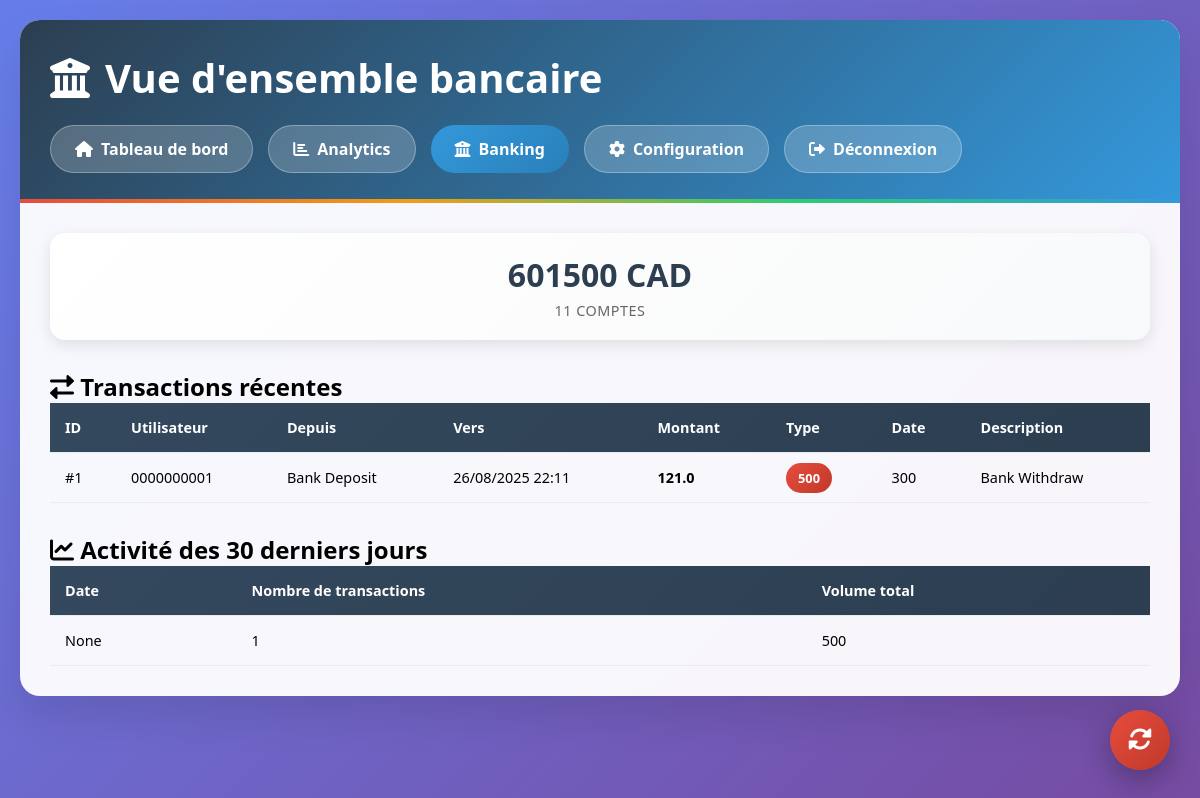
Screenshot of /banking (signed in) with the database file from the repository.
### tables this page shows
CREATE TABLE Transactions (
  TransactionNumber    NUMERIC NOT NULL,
  AccountNumber        TEXT    NOT NULL,
  OtherAccountNumber   TEXT    NOT NULL,
  TransactionDateTime  TEXT    NOT NULL,
  TransactionTypeCode  TEXT    NOT NULL,
  Amount               NUMERIC NOT NULL,
  BalanceAfter         NUMERIC NOT NULL,
  CONSTRAINT PK_Transactions 
    PRIMARY KEY (TransactionNumber, AccountNumber),
  FOREIGN KEY(AccountNumber)      REFERENCES Accounts(AccountNumber),
  FOREIGN KEY(OtherAccountNumber) REFERENCES Accounts(AccountNumber)
);

CREATE TABLE Accounts (
  AccountNumber TEXT    NOT NULL PRIMARY KEY,
  UserId        TEXT    NOT NULL,
  AccountName   TEXT    NOT NULL,
  Balance       NUMERIC NOT NULL,
  CurrencyCode  TEXT    NOT NULL,
  FOREIGN KEY(UserId) REFERENCES UserCredentials(UserId)
);

### backOffice.py (the view)
@app.route('/banking')
@login_required
def banking_overview():
    conn = sqlite3.connect('General_DB.db')
    cursor = conn.cursor()
    try:
        cursor.execute('''
            SELECT CurrencyCode, COUNT(*) as count, SUM(Balance) as total_balance
            FROM accounts
            GROUP BY CurrencyCode
        ''')
        account_stats = cursor.fetchall()
        cursor.execute('''
           SELECT t.TransactionNumber, t.AccountNumber, t.OtherAccountNumber,
                  t.TransactionDateTime, t.TransactionTypeCode, t.Amount,
                  t.BalanceAfter,
                  a1.AccountName as account_name,
                  a2.AccountName as other_account_name
           FROM Transactions t
           LEFT JOIN Accounts a1 ON t.AccountNumber = a1.AccountNumber
           LEFT JOIN Accounts a2 ON t.OtherAccountNumber = a2.AccountNumber
           ORDER BY t.TransactionDateTime DESC
           LIMIT 20
        ''')
        recent_transactions = cursor.fetchall()
        cursor.execute('''
           SELECT DATE(TransactionDateTime) as date,
                COUNT(*) as count,
                SUM(ABS(Amount)) as volume
            FROM Transactions
            WHERE TransactionDateTime >= date('now', '-30 days')
            GROUP BY DATE(TransactionDateTime)
            ORDER BY date
        ''')
        daily_activity = cursor.fetchall()
    except sqlite3.OperationalError as e:
        print(f"Erreur de base de données: {e}")
        account_stats = []
        recent_transactions = []
        daily_activity = []
    conn.close()
    return render_template(
        'banking_overview.html',
        account_stats=account_stats,
        recent_transactions=recent_transactions,
        daily_activity=daily_activity
    )

### backOffice.py (called while the page is built)
@login_manager.user_loader
def load_user(user_id):
    conn = sqlite3.connect('General_DB.db')
    cursor = conn.cursor()
    cursor.execute('SELECT * FROM admin_users WHERE id = ?', (user_id,))
    user_data = cursor.fetchone()
    conn.close()
    if user_data:
        return AdminUser(user_data[0], user_data[1], user_data[2], user_data[4])
    return None

### templates/banking_overview.html (shortened to what this page needs)
<!DOCTYPE html>
<html lang="fr">
<head>
    <link href="https://cdnjs.cloudflare.com/ajax/libs/font-awesome/6.0.0/css/all.min.css" rel="stylesheet">
</head>
<body>
    <div class="container">
        <div class="header">
            <h1><i class="fas fa-university"></i> Vue d'ensemble bancaire</h1>
            <div class="nav-buttons">
                <a href="{{ url_for('dashboard') }}" class="btn btn-secondary"><i class="fas fa-home"></i> Tableau de bord</a>
                <a href="{{ url_for('analytics') }}" class="btn btn-secondary"><i class="fas fa-chart-bar"></i> Analytics</a>
                <a href="{{ url_for('banking_overview') }}" class="btn btn-primary"><i class="fas fa-university"></i> Banking</a>
                <a href="{{ url_for('configuration') }}" class="btn btn-secondary"><i class="fas fa-cog"></i> Configuration</a>
                <a href="{{ url_for('logout') }}" class="btn btn-secondary"><i class="fas fa-sign-out-alt"></i> Déconnexion</a>
            </div>
        </div>
        <div class="content">
            <div class="stats-summary">
                {% for stat in account_stats %}
                <div class="stat-card">
                    <div class="stat-number">{{ stat[2] | round(2) }} {{ stat[0] }}</div>
                    <div class="stat-label">{{ stat[1] }} comptes</div>
                </div>
                {% endfor %}
            </div>
            <div class="table-container">
                <h2><i class="fas fa-exchange-alt"></i> Transactions récentes</h2>
                {% if recent_transactions %}
                <table class="table">
                    <thead>
                        <tr>
                            <th>ID</th>
                            <th>Utilisateur</th>
                            <th>Depuis</th>
                            <th>Vers</th>
                            <th>Montant</th>
                            <th>Type</th>
                            <th>Date</th>
                            <th>Description</th>
                        </tr>
                    </thead>
                    <tbody>
                        {% for t in recent_transactions %}
                        <tr>
                            <td>#{{ t[0] }}</td>
                            <td>{{ t[1] }}</td>
                            <td>{{ t[8] if t[8] else t[2] }}</td>
                            <td>{{ t[9] if t[9] else t[3] }}</td>
                            <td><strong>{{ t[4] | float | round(2) }}</strong></td>
                            <td>
                                <span class="status-badge status-{{ 'credit' if t[5] == 'credit' else 'debit' }}">
                                    {{ t[5] }}
                                </span>
                            </td>
                            <td>{{ t[6] | round(2) }}</td>
                            <td>{{ t[7] if t[7] else '-' }}</td>
                        </tr>
                        {% endfor %}
                    </tbody>
                </table>
                {% else %}
                <div class="empty-state">
                    <i class="fas fa-exchange-alt"></i>
                    <h3>Aucune transaction récente</h3>
                </div>
                {% endif %}
            </div>
            <div class="table-container">
                <h2><i class="fas fa-chart-line"></i> Activité des 30 derniers jours</h2>
                {% if daily_activity %}
                <table class="table">
                    <thead>
                        <tr>
                            <th>Date</th>
                            <th>Nombre de transactions</th>
                            <th>Volume total</th>
                        </tr>
                    </thead>
                    <tbody>
                        {% for d in daily_activity %}
                        <tr>
                            <td>{{ d[0] }}</td>
                            <td>{{ d[1] }}</td>
                            <td>{{ d[2] | round(2) }}</td>
                        </tr>
                        {% endfor %}
                    </tbody>
                </table>
                {% else %}
                <div class="empty-state">
                    <i class="fas fa-chart-line"></i>
                    <h3>Aucune activité récente</h3>
                </div>
                {% endif %}
            </div>
        </div>
    </div>
    <button class="refresh-btn" onclick="location.reload()">
        <i class="fas fa-sync-alt"></i>
    </button>
</body>
</html>

### templates/banking_overview.html (style rules this page uses)
* { margin: 0; padding: 0; box-sizing: border-box; }
body { font-family: 'Segoe UI', Tahoma, Geneva, Verdana, sans-serif; background: linear-gradient(135deg, #667eea 0%, #764ba2 100%); min-height: 100vh; padding: 20px; }
.container { max-width: 1200px; margin: 0 auto; background: rgba(255, 255, 255, 0.95); border-radius: 20px; backdrop-filter: blur(10px); box-shadow: 0 20px 40px rgba(0, 0, 0, 0.1); overflow: hidden; }
.header { background: linear-gradient(135deg, #2c3e50, #3498db); color: white; padding: 30px; position: relative; }
.header::after { content: ''; position: absolute; bottom: 0; left: 0; right: 0; height: 4px; background: linear-gradient(90deg, #e74c3c, #f39c12, #2ecc71, #3498db); }
.header h1 { font-size: 2.5rem; margin-bottom: 10px; display: flex; align-items: center; gap: 15px; }
.nav-buttons { display: flex; gap: 15px; margin-top: 20px; flex-wrap: wrap; }
.btn { padding: 12px 24px; border: none; border-radius: 25px; font-weight: 600; text-decoration: none; cursor: pointer; transition: all 0.3s ease; display: inline-flex; align-items: center; gap: 8px; }
.btn-primary { background: linear-gradient(135deg, #3498db, #2980b9); color: white; }
.btn-secondary { background: rgba(255, 255, 255, 0.2); color: white; border: 1px solid rgba(255, 255, 255, 0.3); }
.content { padding: 30px; }
.stats-summary { display: grid; grid-template-columns: repeat(auto-fit, minmax(220px, 1fr)); gap: 20px; margin-bottom: 30px; }
.stat-card { background: linear-gradient(135deg, #fff, #f8f9fa); padding: 20px; border-radius: 15px; text-align: center; box-shadow: 0 5px 15px rgba(0, 0, 0, 0.1); transition: transform 0.3s ease; }
.stat-number { font-size: 2rem; font-weight: 700; color: #2c3e50; margin-bottom: 5px; }
.stat-label { color: #666; font-size: 0.9rem; text-transform: uppercase; letter-spacing: 0.5px; }
.table-container { margin-top: 30px; }
.table { width: 100%; border-collapse: collapse; }
.table thead { background: linear-gradient(135deg, #34495e, #2c3e50); color: white; }
.table th, .table td { padding: 15px; text-align: left; border-bottom: 1px solid #e9ecef; font-size: 0.9rem; }
.status-badge { padding: 6px 12px; border-radius: 20px; font-size: 0.8rem; font-weight: 600; text-transform: uppercase; }
.status-debit { background: linear-gradient(135deg, #e74c3c, #c0392b); color: white; }
.refresh-btn { position: fixed; bottom: 30px; right: 30px; background: linear-gradient(135deg, #e74c3c, #c0392b); color: white; border: none; width: 60px; height: 60px; border-radius: 50%; font-size: 1.5rem; cursor: pointer; box-shadow: 0 10px 30px rgba(0, 0, 0, 0.3); transition: all 0.3s ease; }

### rows the page displays
Transactions: TransactionNumber "1", AccountNumber "0000000001", AccountName "Bank Deposit", TransactionDateTime "26/08/2025 22:11", TransactionTypeCode "121.0", Amount "500", BalanceAfter "300", AccountName "Bank Withdraw"

### other values shown
{{ stat[2] | round(2) }} "601500"
{{ stat[0] }} "CAD"
{{ stat[1] }} "11"
{{ d[0] }} "None"
{{ d[1] }} "1"
{{ d[2] | round(2) }} "500"
